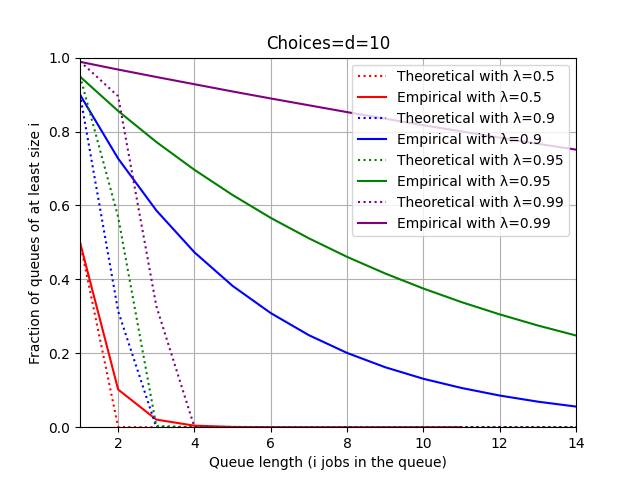

Generate this figure with Python:
# https://2023.aulaweb.unige.it/mod/page/view.php?id=89833 # guidelines :D
#!/usr/bin/env python3

import matplotlib.pyplot as plt
import argparse
from random import expovariate
import csv
import collections
import logging
from random import sample, seed
from workloads import weibull_generator
from discrete_event_sim import Simulation, Event

# Event to get lengths, to obtain statistics to use in plots.
class Lengths(Event):
    def __init__(self, queue_length_frequency):
        self.queue_length_frequency = queue_length_frequency

    def process(self, sim: "MMN"):
        sim.q_lengths = [sim.queue_len(i) for i in range(sim.n)]
        sim.w_track.append((sum(sim.q_lengths) / len(sim.q_lengths)) / sim.lambd)

        for length in sim.q_lengths:
            while len(sim.queue_count) <= length:
                sim.queue_count.append(0)  # Add zero counts for new lengths.
            sim.queue_count[length] += 1  # Count how many queues have the same length at that moment.

        sim.schedule(self.queue_length_frequency, self)

class MMN(Simulation):
    def __init__(self, e, lambd, mu, n, d, shape, queue_length_frequency, w_track, queue_count):
        if n < d:
            raise ValueError('d must be less than n')
            
        super().__init__()

        self.extension = e

        # Queues and running jobs.
        self.running = [None] * n  # If not None, the ID of the running job.
        self.queues = [collections.deque() for _ in range(n)]  # FIFO queue of the system.
        self.arrivals = {}  # Dictionary mapping job ID to arrival time.
        self.completions = {}  # Dictionary mapping job ID to completion time.
        
        # Statistics for the queue lengths.
        self.q_lengths = [0 for _ in range(n)]
        self.queue_length_frequency = queue_length_frequency
        self.queue_count = queue_count
        self.w_track = w_track

        # Basic statistics.
        self.lambd = lambd
        self.n = n
        self.d = d
        self.mu = mu
        self.arrival_rate = lambd * n
        self.x = mu
        self.completion_rate = mu

        # Initialize the Weibull generators for the arrival and completion times.
        self.shape = shape
        self.arrival_gen = weibull_generator(self.shape, 1 / self.arrival_rate)
        self.completion_gen = weibull_generator(self.shape, 1 / self.completion_rate)

        # Schedule the first arrival and the first GetLengths event.
        self.schedule(0, Arrival(0, self.supermarket()))
        self.schedule(0, Lengths(queue_length_frequency))

    def supermarket(self) -> int:
        # Choose d random queues by their indexes.
        indexes = sample(range(len(self.queues)), self.d)
        # Return the index of the queue with the minimum length.
        return min(indexes, key=lambda i: self.queue_len(i))

    def fifo_schedule(self, job_id) -> int:
        # Choose the queue with the minimum length.
        return min(range(len(self.queues)), key=lambda i: self.queue_len(i))

    def my_round_robin(self, job_id) -> int:
        # Choose the next queue in the round robin fashion.
        return job_id % self.n

    def is_critical(self, job_id) -> bool:
        threshold = 0.3
        random_value = expovariate(self.mu)
        # print(f"Random value: {random_value}")
        return random_value < threshold
        # return True

    def schedule_arrival(self, job_id):
        # Schedule the arrival of the next job ... following a weibull or exponential distribution (if shape = 1 -> exponential distribution)
        if not self.extension:
            self.schedule(self.arrival_gen(), Arrival(job_id, self.supermarket()))
        else:
            if self.is_critical(job_id):
                server_id = self.my_round_robin(job_id)
            else:
                server_id = self.fifo_schedule(job_id)
            self.schedule(self.arrival_gen(), Arrival(job_id, server_id))
            

    def schedule_completion(self, job_id, server_id):
        # Schedule the completion of the job ... following a weibull or exponential distribution (if shape = 1 -> exponential distribution)
        self.schedule(self.completion_gen(), Completion(job_id, server_id))

    def queue_len(self, queue_id):
        return (self.running[queue_id] is not None) + len(self.queues[queue_id])

class Arrival(Event):
    def __init__(self, job_id, server_id):
        self.id = job_id
        self.server_id = server_id

    def process(self, sim: MMN):
        # Set the arrival time of the job.
        sim.arrivals[self.id] = sim.timestamp

        # If there is no running job, assign the incoming one and schedule its completion.
        if sim.running is not None and sim.running[self.server_id] is None:
            sim.running[self.server_id] = self.id
            sim.schedule_completion(self.id, self.server_id)
        else:
            # Otherwise put the job into the queue.
            sim.queues[self.server_id].append(self.id)

        # Schedule the arrival of the next job.
        sim.schedule_arrival(self.id + 1)

class Completion(Event):
    def __init__(self, job_id, server_id):
        self.id = job_id
        self.server_id = server_id

    def process(self, sim: MMN):
        assert sim.running[self.server_id] is not None

        # Set the completion time of the running job.
        sim.completions[sim.running[self.server_id]] = sim.timestamp
        
        # If the queue is not empty.
        if len(sim.queues[self.server_id]) > 0:
            # Get a job from the queue.
            next_job = sim.running[self.server_id] = sim.queues[self.server_id].popleft()
            # Schedule its completion.
            sim.schedule_completion(next_job, self.server_id)
        else:
            sim.running[self.server_id] = None

def main():
    parser = argparse.ArgumentParser()
    parser.add_argument('--lambd', type=float, default=0.0)
    parser.add_argument('--mu', type=float, default=1)
    parser.add_argument('--max-t', type=float, default=1_000_000)
    parser.add_argument('--n', type=int, default=1)
    parser.add_argument('--d', type=int, default=1)
    parser.add_argument('-t', action='store_true', help="Plot the theoretical values")
    parser.add_argument('--csv', help="CSV file in which to store results")
    parser.add_argument("--seed", help="Random seed")
    parser.add_argument("-v", action='store_true', help="Verbose")
    parser.add_argument("-e", action='store_true', help="Extension for the round robin scheduling")
    parser.add_argument("--queue_length_frequency", type=int, default=200)

    # for the Weibull distribution
    parser.add_argument('--shape', type=float, default=1) # if shape = 1 -> exponential distribution
    
    args = parser.parse_args()

    if args.seed:
        seed(args.seed)  # Set a seed to make experiments repeatable.
    if args.v:
        logging.basicConfig(format='{levelname}:{message}', level=logging.INFO, style='{')  # Output info on stdout.

    # Modify this line to specify multiple lambda values.
    if args.lambd != 0.0:
        lambdas = [args.lambd]
    else:
        lambdas = [0.5, 0.9, 0.95, 0.99]

    pre_allocated = 10  # Other queue lengths are eventually added on the fly.
    w_track = []  # Initialize an empty list to store all lengths for Wt computation.

    # Creating CSV file.
    if args.csv is not None:
        with open(args.csv, 'a', newline='') as f:
            writer = csv.writer(f)
            writer.writerow(['Lambda', 'Mu', 'Max time of simulation', 'Average time spent', 'Theoretical avg time spent', 'N of queues', 'D choice'])
 
    color_map = {
        0.5: 'red',
        0.9: 'blue',
        0.95: 'green',
        0.99: 'purple'
    }

    for lambd in lambdas:
        sim = MMN(args.e, lambd, args.mu, args.n, args.d, args.shape, args.queue_length_frequency, w_track, queue_count=[0] * pre_allocated)
        sim.run(args.max_t)

        completions = sim.completions

        # Practical W: Average time spent in queue by a job.
        W = (sum(completions.values()) - sum(sim.arrivals[job_id] for job_id in completions)) / len(completions)
        print(f"\nAverage time spent in the system for λ={lambd}: {W}")

        # Theoretical W L / lambda for Little's law.
        Wt = (sum(sim.q_lengths) / len(sim.q_lengths)) / lambd
        print(f"Theoretical expectation for random server choice: {Wt}")

        # Compute Wt based on all the queue lengths stored in the list.
        Wt = sum(w_track) / len(w_track)
        print(f"Theoretical expectation for random server choice using avg in list: {Wt}")

        q_lengths = list(range(len(sim.queue_count)))

        sum_tot = sum(sim.queue_count)  # Sum of all the queue counts.
        fractions = []  # Auxiliary list of fractions.

        # Calculate the sum of all the queues with length >= i and dividing by the sum of all the queues.
        for i in range(len(sim.queue_count)):
            acc = sum_tot  # Reset the value to the sum of all the queues.
            while i - 1 > -1:  # Proceed removing backwards all the queues with length smaller than i.
                acc -= sim.queue_count[i - 1]  # Subtract from the total the number of queues with that length.
                i -= 1
            acc /= sum_tot
            fractions.append(acc)

        # Plot the graph for theoretical values, if argument t is passed.
        if args.t:
            queue_range = pre_allocated * 2
            if sim.d == 1:
                plt.plot([i for i in range(1, queue_range)], [lambd ** i for i in range(1, queue_range)], linestyle='dotted', color=color_map[lambd], label=f'Theoretical with λ={lambd}')
            else:
                plt.plot([i for i in range(1, queue_range)], [lambd ** (((sim.d ** i) - 1) / (sim.d - 1)) for i in range(1, queue_range)], linestyle='dotted', label=f'Theoretical with λ={lambd}', color=color_map[lambd])
        
        # Plot the graph for real values. #(moved here to have the theoretical line on top, compliant with the plot figure)
        plt.plot(q_lengths, fractions, label=f'Empirical with λ={lambd}', color=color_map[lambd])
 
        # Write results to the specified CSV file.
        if args.csv is not None:
            with open(args.csv, 'a', newline='') as f:
                writer = csv.writer(f)
                writer.writerow([lambd, args.mu, args.max_t, W, Wt, args.n, args.d])

    # Set labels, title, grid and legend.
    plt.xlabel('Queue length (i jobs in the queue)')
    plt.ylabel('Fraction of queues of at least size i')
    plt.title(f"Choices=d={sim.d}")
    plt.grid(True)
    plt.legend()
    plt.ylim(0.0, 1.0)
    plt.xlim(1, 14)
    print("Saving the plot ...")
    plt.savefig('mmn.png')

if __name__ == '__main__':
    main()
